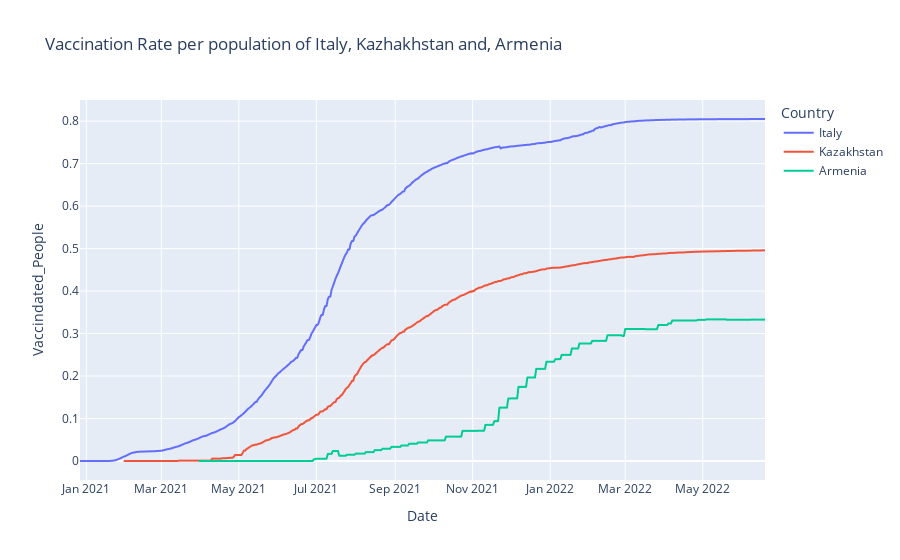

The code cell stored with this chart in its notebook:
### Code cell
#Plot the Graph of the three countries 
plot = pe.line(result_df, x="Date", y="Vaccindated_People", color = 'Country', title='Vaccination Rate per population of Italy, Kazhakhstan and, Armenia')
plot.show()

### Figure 1 — Plotly figure (JSON) as saved in the notebook; plotly's stock layout.template omitted (floating-point values rounded to 4 significant figures; data arrays with more than 128 entries replaced by an {"elided": "..."} marker saying what was removed)
{"data": [{"hovertemplate": "Country=Italy<br>Date=%{x}<br>Vaccindated_People=%{y}<extra></extra>", "legendgroup": "Italy", "line": {"color": "#636efa", "dash": "solid"}, "marker": {"symbol": "circle"}, "mode": "lines", "name": "Italy", "showlegend": true, "type": "scattergl", "x": {"elided": "540 str values"}, "xaxis": "x", "y": {"elided": "540 float values"}, "yaxis": "y"}, {"hovertemplate": "Country=Kazakhstan<br>Date=%{x}<br>Vaccindated_People=%{y}<extra></extra>", "legendgroup": "Kazakhstan", "line": {"color": "#EF553B", "dash": "solid"}, "marker": {"symbol": "circle"}, "mode": "lines", "name": "Kazakhstan", "showlegend": true, "type": "scattergl", "x": {"elided": "502 str values"}, "xaxis": "x", "y": {"elided": "502 float values"}, "yaxis": "y"}, {"hovertemplate": "Country=Armenia<br>Date=%{x}<br>Vaccindated_People=%{y}<extra></extra>", "legendgroup": "Armenia", "line": {"color": "#00cc96", "dash": "solid"}, "marker": {"symbol": "circle"}, "mode": "lines", "name": "Armenia", "showlegend": true, "type": "scattergl", "x": {"elided": "406 str values"}, "xaxis": "x", "y": {"elided": "406 float values"}, "yaxis": "y"}], "layout": {"legend": {"title": {"text": "Country"}, "tracegroupgap": 0}, "title": {"text": "Vaccination Rate per population of Italy, Kazhakhstan and, Armenia"}, "xaxis": {"anchor": "y", "domain": [0, 1], "title": {"text": "Date"}}, "yaxis": {"anchor": "x", "domain": [0, 1], "title": {"text": "Vaccindated_People"}}}}
